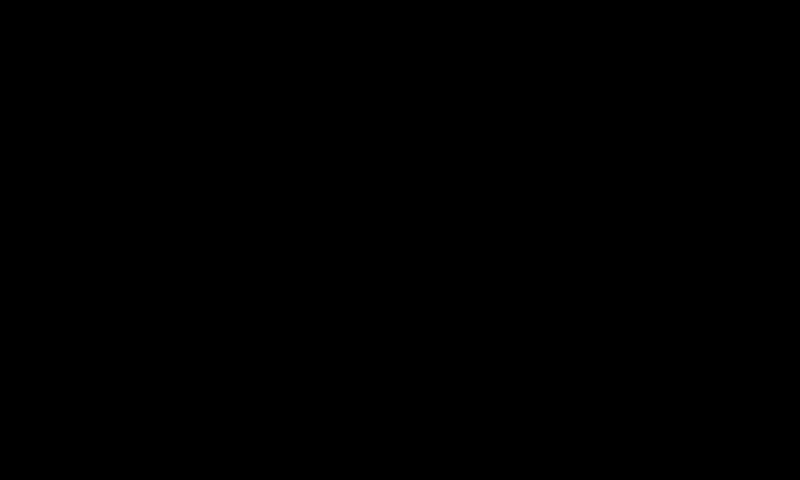
Frame 1 (no input)
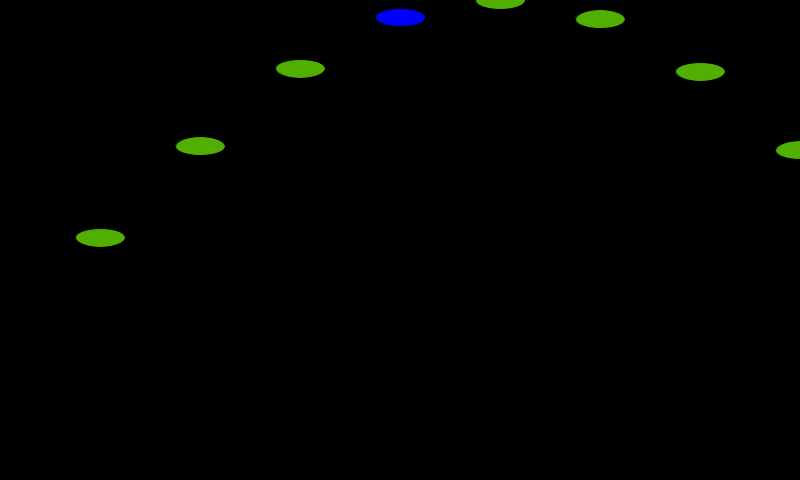
Frame 60 (the mouse pressed at the canvas centre just before this capture)
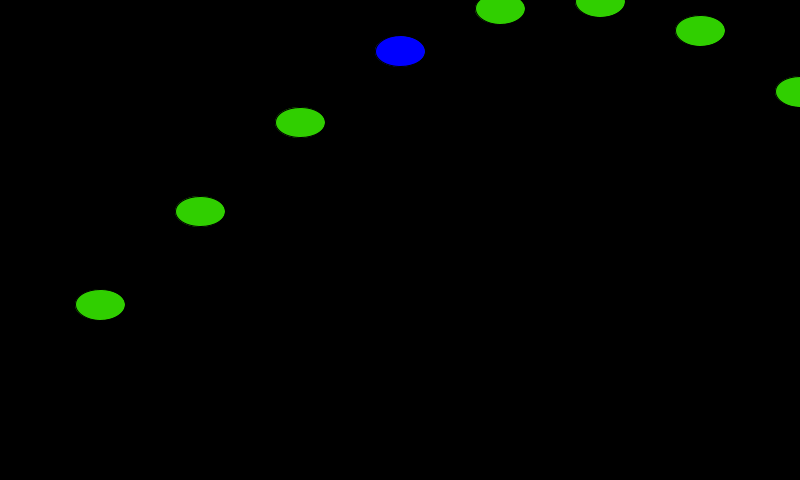
Frame 120 (the mouse held since frame 60 and released just before this capture)

The Processing sketch that drew these frames (run headless with seeded random() and noise(); from frame 60 on, the mouse is pressed at the canvas centre):

// Processing sketch: processing_173379
// ── processing_173379.pde

float angle=0;
void setup()
{
size(800,480);
 
}
 
void draw()
{
  background(0);
  float sinval = sin(angle);
  float sinpositive;
   
   
  float y = (sinval+1)*height/2;
   
  float r = (sinval+1)*128;
  float g = (1 - sinval)*128;
  
  fill(r,g,0);
  
 for (int i=0; i<8; i+=1)
{
  
  ellipse((i+1)*(width/8),height/2*(1-(sin(angle+((i+1)*PI/8)))),50,50*sinval);
 
 
}
   fill(0,0,255);
  int i=3;
   ellipse((i+1)*(width/8),height/2*(1-(sin(angle+((i+1)*PI/8)))),50,50*sinval);
  
  
   
   
 
angle +=0.1;
  
 
}
 
void mouseDragged()
{
 
}
